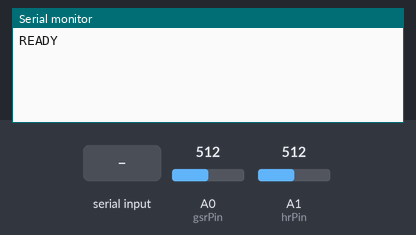
This sketch was run on a simulated Arduino Uno, built with avr-gcc and run on an emulated ATmega328P. On the bench: the last lines printed to the serial monitor. The test bench sets the inputs (shaded band); at power-on: A0 (gsrPin) = 512, A1 (hrPin) = 512.

Above: at 2.7 s.
2.8 s: "START\n" received over Serial
At 3.6 s:
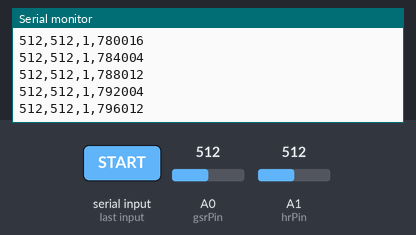
4.3 s: "STOP\n" received over Serial
At 5.5 s:
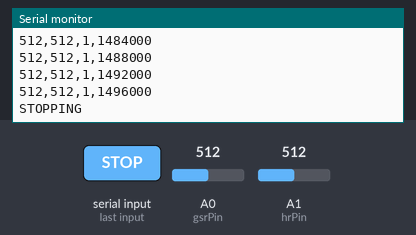
Timing chart, 0 to 7.3 s (numbered marks = the images above; inputs shaded):
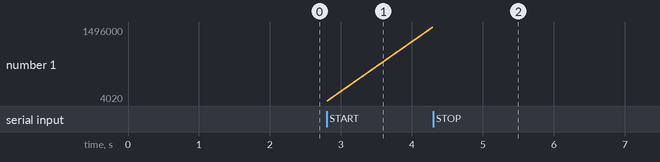

The sketch:

precog_bio_sensor.ino
```cpp
// M26 stream: raw GSR + pulse-sensor signal for training
// Line format: gsr_raw,hr_raw,hr_bit,t_us

const int gsrPin = A0;
const int hrPin = A1;
const int heartRateThreshold = 200;
const unsigned long sampleIntervalMicros = 4000; // 250 Hz target

bool collecting = false;
bool showedStop = true;
unsigned long lastSampleTime = 0;
unsigned long t0 = 0;

void setup() {
  Serial.begin(115200);
  pinMode(gsrPin, INPUT);
  pinMode(hrPin, INPUT);
  delay(1500);
  t0 = micros();
  Serial.println("READY");
}

void loop() {
  if (Serial.available()) {
    String command = Serial.readStringUntil('\n');
    command.trim();
    if (command == "START") {
      collecting = true;
      showedStop = false;
      lastSampleTime = micros();
      t0 = lastSampleTime;
    } else if (command == "STOP") {
      collecting = false;
    } else if (command == "RESET") {
      collecting = false;
      showedStop = true;
      Serial.println("READY");
    }
  }

  unsigned long now = micros();
  if (collecting && (now - lastSampleTime) >= sampleIntervalMicros) {
    lastSampleTime += sampleIntervalMicros;

    int gsr = analogRead(gsrPin);
    int hr = analogRead(hrPin);
    int hrBit = hr > heartRateThreshold ? 1 : 0;
    unsigned long tUs = now - t0;

    Serial.print(gsr);
    Serial.print(',');
    Serial.print(hr);
    Serial.print(',');
    Serial.print(hrBit);
    Serial.print(',');
    Serial.println(tUs);
  } else if (!collecting && !showedStop) {
    Serial.println("STOPPING");
    showedStop = true;
  }
}
```

Measured:
- after the input at 2.8 s, the serial monitor: prints a new line at once (image 1)
